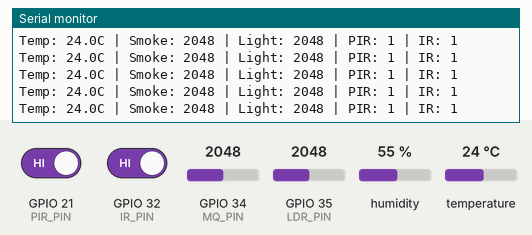
Bench run of a sketch on a simulated ESP32. On the bench: the last lines printed to the serial monitor. The test bench sets the inputs (shaded band); at power-on: temperature 24 °C, GPIO 34 (MQ_PIN) = 2048, GPIO 35 (LDR_PIN) = 2048, GPIO 21 (PIR_PIN) HIGH, GPIO 32 (IR_PIN) HIGH, humidity 55 %.

Above: at 1.2 s.
1.3 s: temperature set to 12 °C
At 2.21 s:
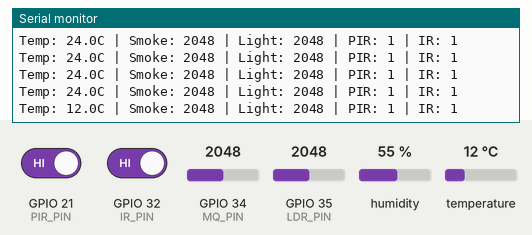
2.8 s: GPIO 34 (MQ_PIN) set to 2866
At 2.81 s:
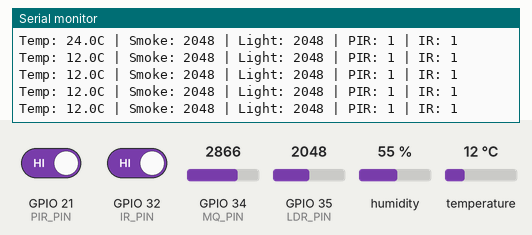
4.3 s: GPIO 35 (LDR_PIN) set to 2866
At 4.44 s:
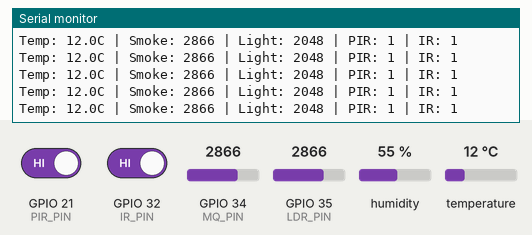
5.8 s: GPIO 21 (PIR_PIN) driven LOW
At 6.06 s:
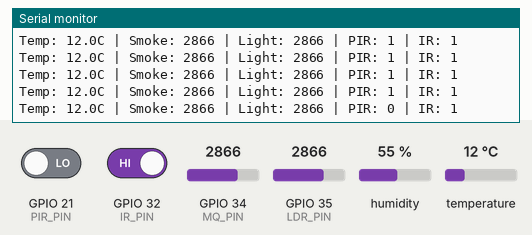
7.3 s: GPIO 32 (IR_PIN) driven LOW
At 8.1 s:
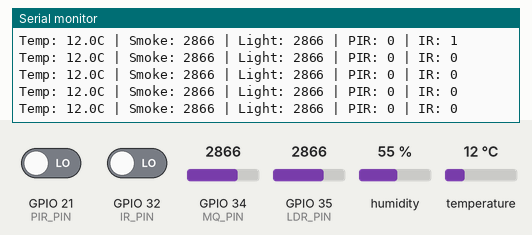
8.8 s: temperature set to 19 °C
At 10.34 s:
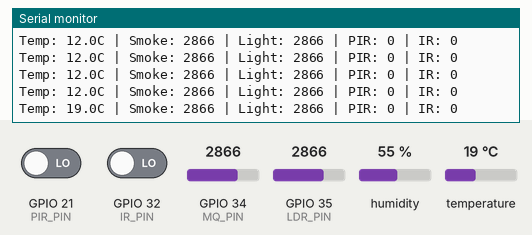
Timing chart, 0 to 11.3 s (numbered marks = the images above; inputs shaded):
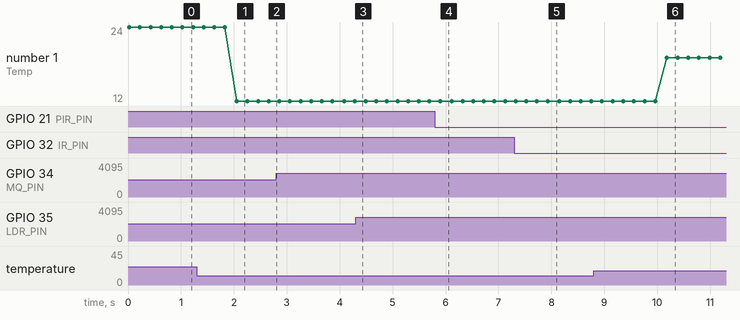

The sketch:

assignment1.ino
```cpp
#include <esp_now.h>
#include <WiFi.h>
#include "DHT.h"

#define DHTPIN 19
#define DHTTYPE DHT11
#define PIR_PIN 21
#define IR_PIN 32
#define LDR_PIN 35
#define MQ_PIN 34

uint8_t broadcastAddress[] = {0x94, 0xB9, 0x7E, 0xD9, 0xA7, 0xB8}; // เลขเดิมของคุณ

typedef struct struct_message {
  float temp;
  int humidity;
  int pir;
  int ir;
  int light;
  int smoke;
} struct_message;

struct_message myData;
esp_now_peer_info_t peerInfo;
DHT dht(DHTPIN, DHTTYPE);

void OnDataSent(const uint8_t *mac_addr, esp_now_send_status_t status) {}

void setup() {
  Serial.begin(115200);

  pinMode(PIR_PIN, INPUT);
  pinMode(IR_PIN, INPUT);

  dht.begin();
  WiFi.mode(WIFI_STA);

  if (esp_now_init() != ESP_OK) return;

  esp_now_register_send_cb((esp_now_send_cb_t)OnDataSent);

  memcpy(peerInfo.peer_addr, broadcastAddress, 6);
  peerInfo.channel = 0;
  peerInfo.encrypt = false;

  if (esp_now_add_peer(&peerInfo) != ESP_OK) return;
}

void loop() {
  myData.temp = dht.readTemperature();
  myData.humidity = dht.readHumidity();
  myData.pir = digitalRead(PIR_PIN);
  myData.ir = digitalRead(IR_PIN);
  myData.light = analogRead(LDR_PIN);
  myData.smoke = analogRead(MQ_PIN);

  if (isnan(myData.temp)) myData.temp = 0.0;

  esp_err_t result = esp_now_send(broadcastAddress, (uint8_t *) &myData, sizeof(myData));

  Serial.print("Temp: "); Serial.print(myData.temp, 1);
  Serial.print("C");

  Serial.print(" | Smoke: "); Serial.print(myData.smoke);
  Serial.print(" | Light: "); Serial.print(myData.light);

  Serial.print(" | PIR: "); Serial.print(myData.pir);

  Serial.print(" | IR: "); Serial.println(myData.ir);

  delay(200); // ส่งถี่ๆ ทุก 0.2 วินาที
}
```

Measured:
- after the input at 1.3 s, the serial monitor: prints a new line after 0.76 s (image 1)
- after the input at 5.8 s, the serial monitor: prints a new line after 0.10 s (image 4)
- after the input at 7.3 s, the serial monitor: prints a new line at once (image 5)
- after the input at 8.8 s, the serial monitor: prints a new line after 1.4 s (image 6)
- plotted number 1: 24 → 12 after the input at 1.3 s, 12 → 19 after the input at 8.8 s
